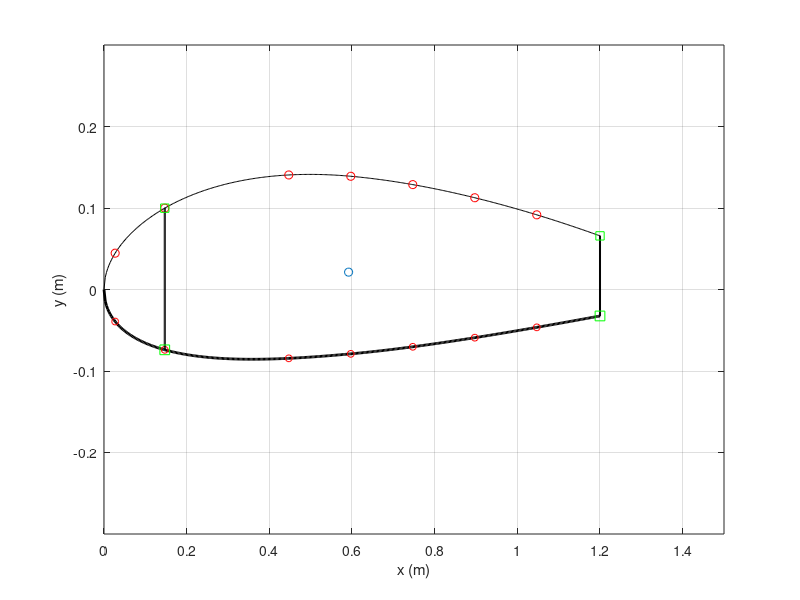

MATLAB code for this plot:
function [x_c, y_c, Ixx, Iyy, Ixy, skin, spar, str, caps, x_quarterchord] = build_airfoil()


clear all;
%% 2415 Airfoil 
m = 0.02;               % 
p = 0.4;                % max camber
t = 0.15;               % max thickness 
c = 1.5;                % chord length
nx = 500;               % number of increments
dx = c/nx;  
x = 0:dx:c;             % even spacing

%% Structural elements (arbitrary inputs for now)
skin.t = 0.001;                               % thickness of skin
spar.t = 0.0025;                               % thickness of spar
str.A_upp = 5E-6;                            % area of each upper stringer
str.A_low = 5E-6;                            % area of each lower stringer
caps.A = 1E-5;                                % area of spar caps
spar.x = x(50);                                                      % choose x location of spar
str.x_upp = [x(10), x(50), x(150), x(200), x(250),x(300), x(350)];     % choose x locations of upper stringers
str.x_low = [x(10), x(50), x(150), x(200), x(250),x(300), x(350)];     % choose x locations of lower stringers

%% Create Airfoil from equation
yc = zeros(1,nx+1);
yt = zeros(1,nx+1);
yU0 = zeros(1,nx+1);
yL0 = zeros(1,nx+1);
theta = zeros(1,nx+1);
xb = p*c;
i_xb = xb/dx + 1;  

% NACA equation source: http://www.aerospaceweb.org/question/airfoils/q0041.shtml    
for i = 1:nx+1
    yt(i) = 5*t*c*(0.2969*sqrt(x(i)/c) - 0.1260*(x(i)/c) - 0.3516*(x(i)/c)^2 + 0.2843*(x(i)/c)^3 - 0.1015*(x(i)/c)^4);
    if i <= i_xb
        yc(i) = m*x(i)/p^2*(2*p - x(i)/c);
        theta(i) = atan(2*m/p^2*(p - x(i)/c));
    else
        yc(i) = m*(c - x(i))/(1-p)^2*(1 + x(i)/c - 2*p);
        theta(i) = atan(2*m/(1-p)^2*(p-x(i)/c));
    end
    yU0(i) = yc(i) + yt(i)*cos(theta(i));
    yL0(i) = yc(i) - yt(i)*cos(theta(i));
end

% The last 20% of the chord length of the airfoil was neglected under the assumption that
% this section contained flaps and ailerons, and would therefore not support aerodynamic loads.
i_xend = round(0.8*c/dx)+1;
x = x(1:i_xend);
yU = yU0(1:i_xend);
yL = yL0(1:i_xend);

%% Spars
spar.x = [spar.x,x(end)];                    % x location of spar
spar.n = length(spar.x);                     % number of spars
spar.i = round(spar.x./dx)+1;                % index of spars  
spar.h = yU(spar.i) - yL(spar.i);            % height of spar
spar.Cy = (yU(spar.i) + yL(spar.i))/2;       % y centroid of spar  
spar.A = spar.t*spar.h;                      % area of spar
spar.y_upp = yU(spar.i);
spar.y_low = yL(spar.i);

%% Stringers
str.n_upp = length(str.x_upp);                            % number of upper stringers
str.i_upp = round(str.x_upp./dx)+1;                       % indices of upper stringers
str.n_low = length(str.x_low);                            % number of lower stringers
str.i_low = round(str.x_low./dx)+1;                       % indices of lower stringers
str.y_upp = yU(str.i_upp);
str.y_low = yL(str.i_low);

%% Nodes (based on TA's definition: node = skin and spar cap)
node.x_upp = [str.x_upp,spar.x];            % x location of upper stringers and spars
node.x_upp = sort(node.x_upp);              % sort ascending
% skin should be broken into smaller elements for higher accuracy of calculation
% break one skin element into two by adding one more node in between
skin.x_upp = zeros(1,2*length(node.x_upp)-1);
for i = 1:length(node.x_upp)-1
    skin.x_upp(2*i-1) = node.x_upp(i);
    skin.x_upp(2*i) = (node.x_upp(i) + node.x_upp(i+1))/2;
end
skin.x_upp(end) = node.x_upp(end);

skin.i_upp = round(skin.x_upp/dx)+1;       % indices of skins
skin.n_upp = length(skin.x_upp)-1;         % number of upper skins
skin.l_upp = zeros(1,skin.n_upp);          % length of upper skins
skin.A_upp = zeros(1,skin.n_upp);          % area of upper skins
skin.Cx_upp = zeros(1,skin.n_upp);         % x centroid of upper skins
skin.Cy_upp = zeros(1,skin.n_upp);         % y centroid of upper skins

for i = 1:skin.n_upp
    skin.l_upp(i) = sqrt((yU(skin.i_upp(i+1)) - yU(skin.i_upp(i)))^2 + (skin.x_upp(i+1) - skin.x_upp(i))^2);  
    skin.A_upp(i) = skin.t*skin.l_upp(i);
    skin.Cx_upp(i) = (skin.x_upp(i+1) + skin.x_upp(i))/2;
    skin.Cy_upp(i) = (yU(skin.i_upp(i+1)) + yU(skin.i_upp(i)))/2;
end

% lower nodes
node.x_low = [str.x_low,spar.x];
node.x_low = sort(node.x_low);

skin.x_low = zeros(1,2*length(node.x_low)-1);
for i = 1:length(node.x_low)-1
    skin.x_low(2*i-1) = node.x_low(i);
    skin.x_low(2*i) = (node.x_low(i) + node.x_low(i+1))/2;
end
skin.x_low(end) = node.x_low(end);

skin.i_low = round(skin.x_low/dx)+1;
skin.n_low = length(skin.x_low)-1;
skin.l_low = zeros(1,skin.n_low);
skin.A_low = zeros(1,skin.n_low);
skin.Cx_low = zeros(1,skin.n_low);
skin.Cy_low = zeros(1,skin.n_low);

for i = 1:skin.n_low
    skin.l_low(i) = sqrt((yL(skin.i_low(i+1)) - yL(skin.i_low(i)))^2 + (skin.x_low(i+1) - skin.x_low(i))^2);
    skin.A_low(i) = skin.t*skin.l_low(i);
    skin.Cx_low(i) = (skin.x_low(i+1) + skin.x_low(i))/2;
    skin.Cy_low(i) = (yL(skin.i_low(i+1)) + yL(skin.i_low(i)))/2;
end

%% Spar Caps
caps.x = spar.x;
caps.n = 2*length(caps.x);
caps.y_upp = yU(spar.i);
caps.y_low = yL(spar.i);
caps.i = round(caps.x/dx)+1;
% Centroids of caps are at the x and y locations: caps.Cy = caps.C,

%% Centroid of the overall wing section
% initial value
Cx_sum = 2*(sum(caps.x.*caps.A)) + sum(str.x_upp.*str.A_upp) + sum(str.x_low.*str.A_low) + sum(spar.x.*spar.A) ...
         + sum(skin.Cx_low.*skin.A_low) + sum(skin.Cx_upp.*skin.A_upp);
Cy_sum = sum(caps.y_low.*caps.A) + sum(caps.y_upp.*caps.A) + sum(yU(str.i_upp).*str.A_upp) + sum(yL(str.i_low).*str.A_low) ... 
         + sum(spar.Cy.*spar.A) + sum(skin.Cy_low.*skin.A_low) + sum(skin.Cy_upp.*skin.A_upp);
A_sum = caps.A*caps.n + str.A_upp*str.n_upp + str.A_low*str.n_low + sum(spar.A) + sum(skin.A_low) + sum(skin.A_upp);

Cx = Cx_sum/A_sum;
Cy = Cy_sum/A_sum;

figure
plot(x,yU,'k',x,yL,'k','Linewidth',2);
ylim([-0.3 0.3])
hold on
xlim([0,c]);
plot(str.x_upp,yU(str.i_upp),'or',str.x_low,yL(str.i_low),'or','markersize',5);
% plot([x(1),x(1)],[yU(i(1)),yL(i(1))],'b',[x(end),x(end)],[yU(end),yL(end)],'b','Linewidth',3);
rectangle('Position',[x(spar.i(1))-spar.t/2, yL(spar.i(1)), spar.t, yU(spar.i(1))-yL(spar.i(1))]);
rectangle('Position',[x(spar.i(2))-spar.t/2, yL(spar.i(2)), spar.t, yU(spar.i(2))-yL(spar.i(2))]);
plot(spar.x,yU(spar.i),'sg',spar.x,yL(spar.i),'sg','markersize',7);
% plot([x(end),x(end)],[yU(end),yL(end)]);
scatter(Cx,Cy,'m*')
ylabel('y (m)')
xlabel('x (m)')
grid on

%% Area moments of inertia
for i = 1:length(spar.x)
    spar.Ixx(i) = (spar.t*spar.h(i)^3)/12 + spar.A(i)*(spar.Cy(i) - Cy)^2;
    spar.Iyy(i) = (spar.h(i)*spar.t^3)/12 + spar.A(i)*(spar.x(i) - Cx)^2;
    spar.Ixy(i) = spar.A(i)*(spar.Cy(i) - Cy)*(spar.x(i) - Cx);
end

for i = 1:skin.n_upp
    skin.Ixx_upp(i) = skin.A_upp(i)*(skin.Cy_upp(i) - Cy)^2;
    skin.Iyy_upp(i) = skin.A_upp(i)*(skin.Cx_upp(i) - Cx)^2;
    skin.Ixy_upp(i) = skin.A_upp(i)*(skin.Cy_upp(i) - Cy)*(skin.Cx_upp(i) - Cx);
end

for i = 1:skin.n_low
    skin.Ixx_low(i) = skin.A_low(i)*(skin.Cy_low(i) - Cy)^2;
    skin.Iyy_low(i) = skin.A_low(i)*(skin.Cx_low(i) - Cx)^2;
    skin.Ixy_low(i) = skin.A_low(i)*(skin.Cy_low(i) - Cy)*(skin.Cx_low(i) - Cx);
end

for i = 1:str.n_upp
    str.Ixx_upp(i) = str.A_upp*(yU(str.i_upp(i)) - Cy)^2;
    str.Iyy_upp(i) = str.A_upp*(str.x_upp(i) - Cx)^2;
    str.Ixy_upp(i) = str.A_upp*(yU(str.i_upp(i)) - Cy)*(str.x_upp(i) - Cx);
end

for i = 1:str.n_low
    str.Ixx_low(i) = str.A_low*(yL(str.i_low(i)) - Cy)^2;
    str.Iyy_low(i) = str.A_low*(str.x_low(i) - Cx)^2;
    str.Ixy_low(i) = str.A_low*(yL(str.i_low(i)) - Cy)*(str.x_low(i) - Cx);
end

for i = 1:length(caps.x)
    caps.Ixx_upp(i) = caps.A*(caps.y_upp(i) - Cy)^2;
    caps.Iyy_upp(i) = caps.A*(caps.x(i) - Cx)^2;
    caps.Ixy_upp(i) = caps.A*(caps.y_upp(i) - Cy)*(caps.x(i) - Cx);
end

for i = 1:length(caps.x)
    caps.Ixx_low(i) = caps.A*(caps.y_low(i) - Cy)^2;
    caps.Iyy_low(i) = caps.A*(caps.x(i) - Cx)^2;
    caps.Ixy_low(i) = caps.A*(caps.y_low(i) - Cy)*(caps.x(i) - Cx);
end

Ixx = sum(spar.Ixx)+sum(skin.Ixx_upp)+sum(skin.Ixx_low)+sum(str.Ixx_upp)+sum(str.Ixx_low)+sum(caps.Ixx_low);
Iyy = sum(spar.Iyy)+sum(skin.Iyy_upp)+sum(skin.Iyy_low)+sum(str.Iyy_upp)+sum(str.Iyy_low)+sum(caps.Iyy_low);
Ixy = sum(spar.Ixy)+sum(skin.Ixy_upp)+sum(skin.Ixy_low)+sum(str.Ixy_upp)+sum(str.Ixy_low)+sum(caps.Ixy_low);


%%%%%%%%%%%%%%%%%%%%%%%%%%%%%%%%%%%%%%%%%%%%%%%%%%%%%%%%%%%%%%%%%%%%%%%%
%% BELOW CALCULATIONS ARE COORDINATE TRANSFORMATIONS FOR JARED's CODE %%
%%%%%%%%%%%%%%%%%%%%%%%%%%%%%%%%%%%%%%%%%%%%%%%%%%%%%%%%%%%%%%%%%%%%%%%%

%% Shift coordinate system to centroid-centered frame
% x's
spar.x_c = spar.x - Cx;
skin.x_upp_c = skin.x_upp - Cx;
skin.x_low_c = skin.x_low - Cx;
str.x_upp_c = str.x_upp - Cx;
str.x_low_c = str.x_low - Cx;
caps.x_upp_c = caps.x - Cx;
caps.x_low_c = caps.x - Cx;

% y's (Cy's are y's for point-components)
skin.y_upp_c = skin.Cy_upp - Cy;
skin.y_low_c = skin.Cy_low - Cy;
str.y_upp_c = str.y_upp - Cy;
str.y_low_c = str.y_low - Cy;
caps.y_upp_c = caps.y_upp - Cy;
caps.y_low_c = caps.y_low - Cy;

%% Make CCW coordinate system for shear flow
x_CCW = zeros(1,length(x));
yU_CCW = zeros(1,length(x));
yL_CCW = zeros(1,length(x));

for i = 1:length(x)
    x_CCW(i) = x(end - i + 1);
    yU_CCW(i) = yU(end - i + 1);
    yL_CCW(i) = yL(end - i + 1);
end
y_CCW = [yU_CCW yL_CCW(2:end)];         % the 2:end gets rid of the extra initial 0 value
x_CCW = [x_CCW x(2:end)];

spar.i_CCW = length(x) - spar.i + 1;
spar.i_CCW = sort([spar.i_CCW, (length(x) + spar.i - 1)]); 
skin.i_CCW = length(x) - skin.i_upp + 1;
skin.i_CCW = sort([skin.i_CCW, (length(x) + skin.i_low - 1)]);
str.i_CCW = length(x) - str.i_upp + 1;
str.i_CCW = sort([str.i_CCW, (length(x) + str.i_low - 1)]);
caps.i_CCW = spar.i_CCW;

x_c = x_CCW - Cx;
y_c = y_CCW - Cy;

x_quarterchord = c/4 - Cx;

%% coordiante transformation: new origin at centroid
%
%
% You need to update x, yU, yL, x_skinU, x_skinL, x_spar, x_strU, x_strL
%
%
